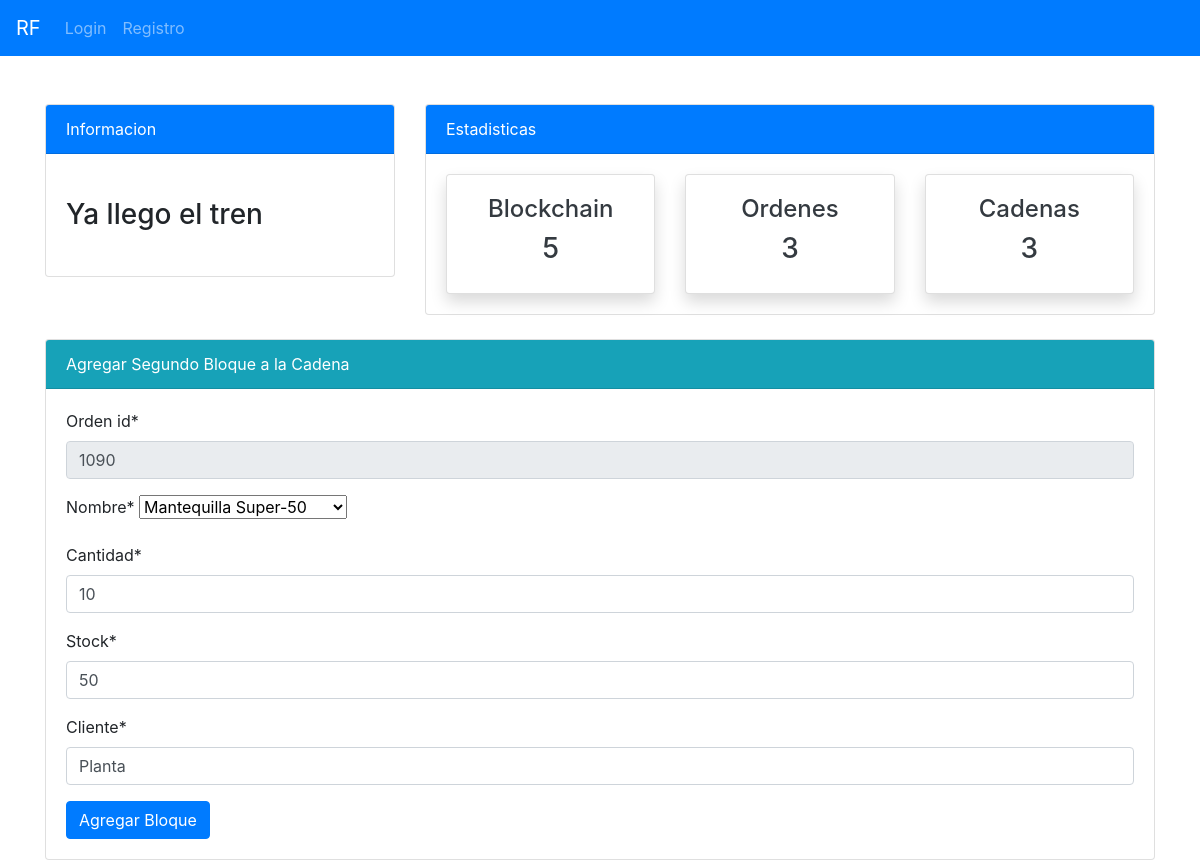
The page /blockchain/bloques/segundo_bloque/1090/ on the database its author committed.
### blockchain/models.py (models this page shows, shortened)
class Block(models.Model):
    cadena = models.ForeignKey(Cadena, on_delete=models.CASCADE, related_name='bloques', null=True, blank=True)
    orden_id  = models.CharField(max_length=100)
    nombre = models.ForeignKey(Product, on_delete=models.CASCADE)
    cantidad = models.IntegerField()
    stock = models.IntegerField()
    fecha = models.DateTimeField(default=timezone.now)  # Se añade automáticamente la fecha y hora actuales
    cliente = models.CharField(max_length=255) #se añade cliente que pide orden
    hash = models.CharField(max_length=64)
    prev_hash = models.CharField(max_length=64)
    timestamp = models.DateTimeField(auto_now_add=True)
    completado = models.BooleanField(default=False)

### blockchain/views.py (the view)
# urls.py: path("bloques/segundo_bloque/<int:pk>/", views.segundo_bloque, name='blockchain-cadena'),
def segundo_bloque(request, pk):
    block_count = Block.objects.all().count()
    cadena_count = Cadena.objects.all().count()
    bloques_relacionados = Block.objects.filter(orden_id=pk).order_by('fecha')
    if not bloques_relacionados.exists():
        return HttpResponse("No se encontró ningún bloque relacionado con esta orden_id", status=404)
    ultimo_bloque = bloques_relacionados.last()
    bloques_incompletos = Block.objects.filter(cadena=ultimo_bloque.cadena, completado=False)
    if request.method == 'POST':
        form = OrderForm2(request.POST)
        if form.is_valid():
            nombre = ultimo_bloque.nombre
            cantidad = form.cleaned_data['cantidad']
            stock = form.cleaned_data['stock']
            cliente = form.cleaned_data['cliente']
            cadena = ultimo_bloque.cadena
            mi_block = MiBlock()
            prev_hash = ultimo_bloque.hash
            data = f"{pk}{nombre}{cantidad}{stock}{timezone.now()},{cliente}"
            new_hash = mi_block.hashGenerator(data + prev_hash)
            Block.objects.create(
                cadena=cadena,
                orden_id=pk,
                nombre=nombre,
                cantidad=cantidad,
                stock=stock,
                fecha=timezone.now(),
                cliente=cliente,
                hash=new_hash,
                prev_hash=prev_hash
            )
            ultimo_bloque.completado = True
            ultimo_bloque.save()
            return redirect('blockchain-bloques')
    else:
        form = OrderForm2(initial={
            'orden_id': ultimo_bloque.orden_id,
            'nombre': ultimo_bloque.nombre,
            'cantidad': ultimo_bloque.cantidad,  # Si deseas prellenar la cantidad del primer bloque
            'stock': ultimo_bloque.stock,        # Si deseas prellenar el stock del primer bloque
            'cliente': ultimo_bloque.cliente
        })
        form.fields['orden_id'].widget.attrs['readonly'] = True
        form.fields['nombre'].widget.attrs['readonly'] = True
    return render(request, 'blockchain/segundo_bloque.html', {'form': form, 'bloques_incompletos': bloques_incompletos, 'block_count':block_count, 'cadena_count':cadena_count,})

### blockchain/forms.py
class OrderForm2(forms.ModelForm):
    class Meta:
        model = Block
        fields = ['orden_id', 'nombre', 'cantidad', 'stock', 'cliente']
    def __init__(self, *args, **kwargs):
        super(OrderForm2, self).__init__(*args, **kwargs)
        self.fields['orden_id'].widget.attrs['readonly'] = True
        self.fields['nombre'].widget.attrs['readonly'] = True

### api/models.py (called while the page is built)
    def __str__(self):
        return f'{self.name}-{self.quantity}'

### templates/blockchain/segundo_bloque.html (shortened to what this page needs)
{% extends 'partials/base.html' %}
{% load crispy_forms_tags %}
{% block content %}
{% include 'blockchain/top_nav_block.html' %}
<div class="container mt-4">
    <div class="card">
        <div class="card-header bg-info text-white">
            Agregar Segundo Bloque a la Cadena
        </div>
        <div class="card-body">
            <form method="post">
                {{ form|crispy }}
                <button type="submit" class="btn btn-primary">Agregar Bloque</button>
              </form>
        </div>
    </div>
</div>
{% endblock %}

### static/style.css (style rules this page uses)
body { background: rgb(255,255,255); }

### rows shown on the page
Block: orden_id "1090", nombre "Mantequilla Super-50", cantidad "10", stock "50", cliente "Planta"

### other values the page prints
{{ block_count }} "5"
{{ cadena_count }} "3"
